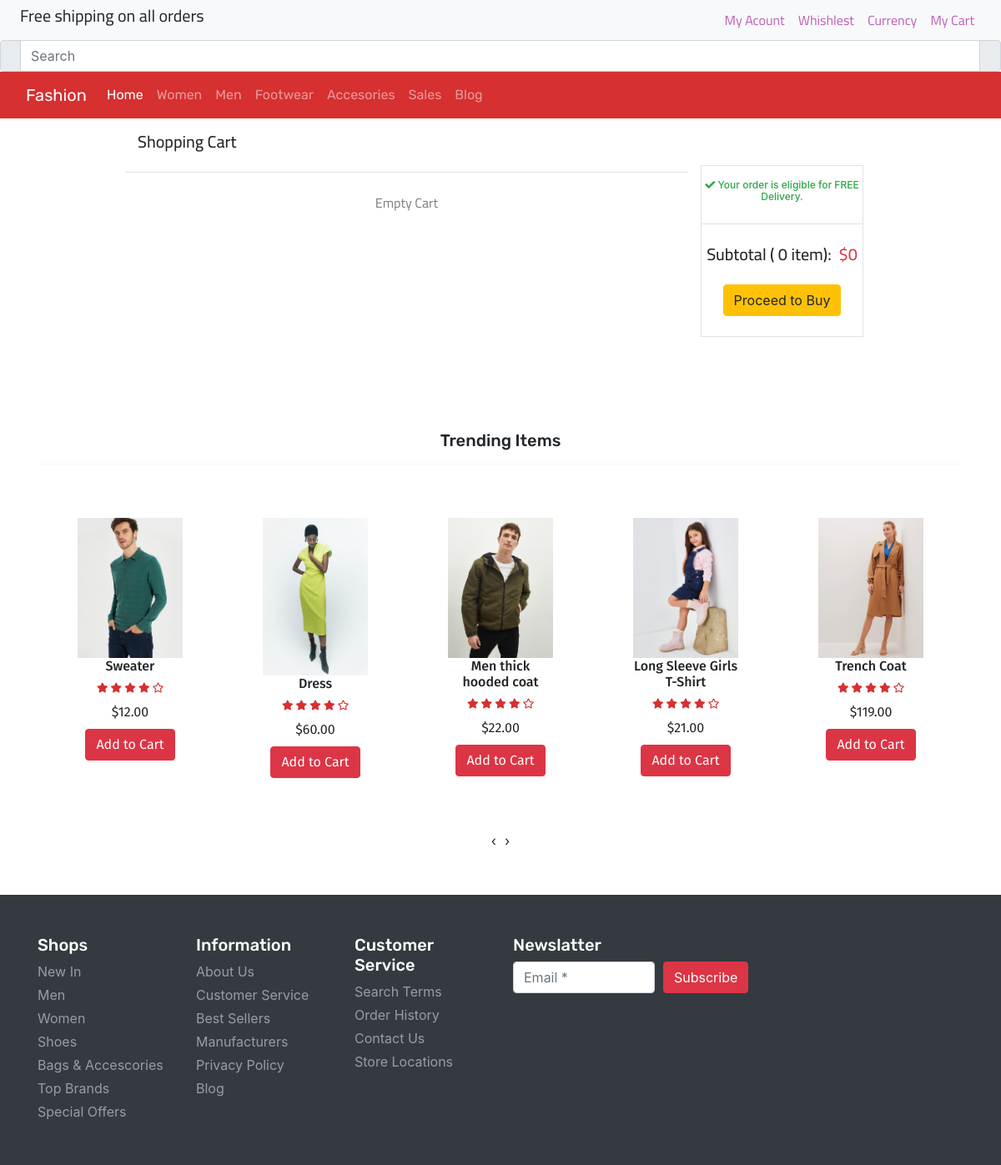
The app's page /cart.php with its own data.
### tables this page shows
CREATE TABLE `product` (
  `item_id` int(11) NOT NULL,
  `item_brand` varchar(200) NOT NULL,
  `item_name` varchar(255) NOT NULL,
  `item_price` double(10,2) NOT NULL,
  `item_image` varchar(255) NOT NULL,
  `item_register` datetime DEFAULT NULL
);

### cart.php (called while the page is built, shortened)
<?php
    include('header.php');
?>
<?php
    count($product->getData('cart')) ? include('Template/cart.php') :  include ('Template/NotFound/cart-notfound.php');
    include('Template/trending.php');
?>
<?php
    include('footer.php');
?>

### database/DBController.php (called while the page is built, shortened)
<?php
class DBController
{
    protected $host = 'localhost';
    protected $user = 'root';
    protected $password = '';
    protected $database = "omar";
    public function __construct()
    {
        $this->con = mysqli_connect($this->host, $this->user, $this->password, $this->database);
    }
}

### functions.php (called while the page is built)
<?php
    require ('database/DBController.php');
    require ('database/Product.php');
    require ('database/Cart.php');
$db = new DBController();
 $product = new Product($db);
 $product_shuffle = $product->getData();
 $Cart = new Cart($db );

### database/Product.php (called while the page is built, shortened)
<?php
class Product
{
    public $db = null;
    public function __construct(DBController $db)
    {
        $this->db = $db;
    }
    public function getData($table = 'product'){
        $result = $this->db->con->query("SELECT * FROM {$table}");
        $resultArray = array();
        while ($item = mysqli_fetch_array($result, MYSQLI_ASSOC)){
            $resultArray[] = $item;
        }
        return $resultArray;
    }
}

### Template/trending.php (the view, shortened to what this page needs)
<?php
    shuffle($product_shuffle);
?>
      <section id="trending-items">
        <div class="container py-5">
          <h4 class="font-rubik text-center font-size-20">Trending Items</h4>
          <hr>
            <div class="owl-carousel owl-theme">
              <?php foreach ($product_shuffle as $item) { ?>
              <div class="item py-2 p-5">
                <div class="product font-fira">
                <a href="<?php printf('%s?item_id=%s', 'product.php',  $item['item_id']); ?>"><img src="<?php echo $item['item_image'] ?? "./assets/products/1.png"; ?>" alt="product1" class="img-fluid"></a>
                  <div class="text-center">
                    <h6><?php echo  $item['item_name'] ?? "Unknown";  ?></h6>
                    <div class="rating color-last font-size-12">
                      <span><i class="fas fa-star"></i></span>
                      <span><i class="fas fa-star"></i></span>
                      <span><i class="fas fa-star"></i></span>
                      <span><i class="fas fa-star"></i></span>
                      <span><i class="far fa-star"></i></span>
                    </div>
                    <div class="price py-2">
                      <span>$<?php echo $item['item_price'] ?? '0' ; ?></span>
                    </div>
                    <form method="post">
                            <?php
                            if (in_array($item['item_id'], $Cart->getCartId($product->getData('cart')) ?? [])){
                                echo '<button type="submit" disabled class="btn btn-success font-size-12">In the Cart</button>';
                            }else{
                                echo '<button type="submit" name="top_sale_submit" class="btn btn-danger font-size-12">Add to Cart</button>';
                            }
                            ?>
                        </form>
                  </div>
                </div>
              </div>
              <?php }  ?>
            </div>
        </div>
      </section>

### header.php (shortened to what this page needs)
<!DOCTYPE html>
<html lang="en">
<head>
    <link rel="stylesheet" href="./style.css">
    <link href="https://cdn.jsdelivr.net/npm/bootstrap@5.2.0/dist/css/bootstrap.min.css" rel="stylesheet">
    <link rel="stylesheet" href="https://stackpath.bootstrapcdn.com/bootstrap/4.4.1/css/bootstrap.min.css">
    <link rel="stylesheet" href="https://cdnjs.cloudflare.com/ajax/libs/OwlCarousel2/2.3.4/assets/owl.carousel.min.css" />
    <link rel="stylesheet" href="https://cdnjs.cloudflare.com/ajax/libs/OwlCarousel2/2.3.4/assets/owl.theme.default.min.css" />
    <link rel="stylesheet" href="https://cdnjs.cloudflare.com/ajax/libs/font-awesome/5.13.0/css/all.min.css" />
    <?php
    require('functions.php');
    ?>
  </head>
<body>
    <header id="header">
        <div class="strip d-flex justify-content-between px-4 py-1 bg-light">
            <p class="font-cairo font-size-20 yexy-black-250 m-0">Free shipping on all orders</p>
            <div class="font-cairo font-size-16 d-flex">
                <a href="#" class="px-3-border-right-border-left-text-dark p-2 text-decoration-none color-third">My Acount</a>
                <a href="#" class="px-3-border-right-border-left-text-dark p-2 text-decoration-none color-third">Whishlest</a>
                <a href="#" class="px-3-border-right-border-left-text-dark p-2 text-decoration-none color-third">Currency</a>
                <a href="./cart.php" class="px-3-border-right-text-dark p-2 text-decoration-none color-third"><i class="fa-solid fa-cart-shopping"></i> My Cart</a>
            </div>
        </div>
        <div class="input-group input-group-merge input-group-borderless input-group-hover-light navbar-input-group">
          <div class="input-group-prepend input-group-text">
          </div>
          <input type="search" class="js-form-search form-control" placeholder="Search" aria-label="Search">
          <a class="input-group-append input-group-text" href="javascript:;">
          </a>
        </div>
        <nav class="navbar navbar-expand-lg navbar-dark color-last-bg color-third font-rubik">
            <div class="container-fluid">
              <a class="navbar-brand" href="#">Fashion </a>
              <div class="collapse navbar-collapse" id="navbarNav">
                <ul class="navbar-nav">
                  <li class="nav-item">
                    <a class="nav-link active color-third" aria-current="page" href="#">Home</a>
                  </li>
                  <li class="nav-item">
                    <a class="nav-link" href="#">Women</a>
                  </li>
                  <li class="nav-item">
                    <a class="nav-link" href="#">Men</a>
                  </li>
                  <li class="nav-item">
                    <a class="nav-link" href="#">Footwear</a>
                  </li>
                  <li class="nav-item">
                    <a class="nav-link" href="#">Accesories</a>
                  </li>
                  <li class="nav-item">
                    <a class="nav-link" href="#">Sales</a>
                  </li>
                  <li class="nav-item">
                    <a class="nav-link" href="#">Blog</a>
                  </li>
                </ul>
              </div>
            </div>
          </nav>
    </header>

### Template/NotFound/cart-notfound.php
<section id="cart" class="py-3 mb-5">
    <div class="container-fluid w-75">
        <h5 class="font-cairo font-size-20">Shopping Cart</h5>
        <div class="row">
            <div class="col-sm-9">
                    <div class="row border-top py-3 mt-3">
                        <div class="col-sm-12 text-center py-2">
                            <p class="font-cairo font-size-16 text-black-50">Empty Cart</p>
                        </div>
                    </div>
            </div>
            <div class="col-sm-3">
                <div class="sub-total border text-center mt-2">
                    <h6 class="font-size-12 font-rale text-success py-3"><i class="fas fa-check"></i> Your order is eligible for FREE Delivery.</h6>
                    <div class="border-top py-4">
                        <h5 class="font-cairo font-size-20">Subtotal ( <?php echo isset($subTotal) ? count($subTotal) : 0; ?> item):&nbsp; <span class="text-danger">$<span class="text-danger" id="deal-price"><?php echo isset($subTotal) ? $Cart->getSum($subTotal) : 0; ?></span> </span> </h5>
                        <button type="submit" class="btn btn-warning mt-3">Proceed to Buy</button>
                    </div>
                </div>
            </div>
        </div>
    </div>
</section>

### footer.php (shortened to what this page needs)
    <footer id="footer" class="bg-dark text-white py-5">
      <div class="container">
        <div class="row">
          <div class="col-lg-2 col-12">
            <h4 class="font-rubik font-size-20">Shops</h4>
            <div class="d-flex flex-column flex-wrap">
              <a href="#" class="font-rale font-size-14 text-white-50 pb-1">New In</a>
              <a href="#" class="font-rale font-size-14 text-white-50 pb-1">Men</a>
              <a href="#" class="font-rale font-size-14 text-white-50 pb-1">Women</a>
              <a href="#" class="font-rale font-size-14 text-white-50 pb-1">Shoes</a>
              <a href="#" class="font-rale font-size-14 text-white-50 pb-1">Bags & Accescories</a>
              <a href="#" class="font-rale font-size-14 text-white-50 pb-1">Top Brands</a>
              <a href="#" class="font-rale font-size-14 text-white-50 pb-1">Special Offers</a>
            </div>
          </div>
          <div class="col-lg-2 col-12">
            <h4 class="font-rubik font-size-20">Information</h4>
            <div class="d-flex flex-column flex-wrap">
              <a href="#" class="font-rale font-size-14 text-white-50 pb-1">About Us</a>
              <a href="#" class="font-rale font-size-14 text-white-50 pb-1">Customer Service</a>
              <a href="#" class="font-rale font-size-14 text-white-50 pb-1">Best Sellers</a>
              <a href="#" class="font-rale font-size-14 text-white-50 pb-1">Manufacturers</a>
              <a href="#" class="font-rale font-size-14 text-white-50 pb-1">Privacy Policy</a>
              <a href="#" class="font-rale font-size-14 text-white-50 pb-1">Blog</a>
            </div>
          </div>
          <div class="col-lg-2 col-12">
            <h4 class="font-rubik font-size-20">Customer Service</h4>
            <div class="d-flex flex-column flex-wrap">
              <a href="#" class="font-rale font-size-14 text-white-50 pb-1">Search Terms</a>
              <a href="#" class="font-rale font-size-14 text-white-50 pb-1">Order History</a>
              <a href="#" class="font-rale font-size-14 text-white-50 pb-1">Contact Us</a>
              <a href="#" class="font-rale font-size-14 text-white-50 pb-1">Store Locations</a>
            </div>
          </div>
          <div class="col-lg-4 col-12">
            <h4 class="font-rubik font-size-20">Newslatter</h4>
            <form class="form-row">
              <div class="col">
                <input type="text" class="form-control" placeholder="Email *">
              </div>
              <div class="col">
                <button type="submit" class="btn btn-danger mb-2">Subscribe</button>
              </div>
            </form>
          </div>
        </div>
      </div>
    </footer>
</body>
</html>

### style.css (style rules this page uses)
button, button:focus { outline: none !important; box-shadow: none !important; }
a { text-decoration: none; }
.font-cairo { font-family: "Cairo", cursive; }
.font-rubik { font-family: "Rubik", cursive; }
.font-fira { font-family: "Fira Sans", cursive; }
.font-size-12 { font-size: 12px; }
.font-size-16 { font-size: 16px; }
.font-size-20 { font-size: 20px; }
.color-third { color: #be63b7; }
.color-last { color: #d63031; }
.color-last-bg { background: #d63031; }

### records on screen
product: item_image (picture), item_name "Sweater", item_price "12.00"
product: item_image (picture), item_name "Dress", item_price "60.00"
product: item_image (picture), item_name "Men thick hooded coat", item_price "22.00"
product: item_image (picture), item_name "Long Sleeve Girls T-Shirt", item_price "21.00"
product: item_image (picture), item_name "Trench Coat", item_price "119.00"
